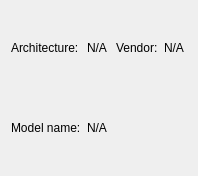
<?xml version="1.0" encoding="UTF-8"?>
<ui version="4.0">
 <class>Elpida::Application::CpuInfoView</class>
 <widget class="QWidget" name="Elpida::Application::CpuInfoView">
  <property name="geometry">
   <rect>
    <x>0</x>
    <y>0</y>
    <width>198</width>
    <height>176</height>
   </rect>
  </property>
  <property name="windowTitle">
   <string>Form</string>
  </property>
  <layout class="QGridLayout" name="gridLayout">
   <item row="0" column="2">
    <widget class="QLabel" name="lblVendor">
     <property name="text">
      <string>Vendor:</string>
     </property>
    </widget>
   </item>
   <item row="0" column="1">
    <widget class="QLabel" name="lblArchitectureValue">
     <property name="text">
      <string>N/A</string>
     </property>
    </widget>
   </item>
   <item row="1" column="1" colspan="3">
    <widget class="QLabel" name="lblModelNameValue">
     <property name="text">
      <string>N/A</string>
     </property>
    </widget>
   </item>
   <item row="0" column="3">
    <widget class="QLabel" name="lblVendorValue">
     <property name="text">
      <string>N/A</string>
     </property>
    </widget>
   </item>
   <item row="1" column="0">
    <widget class="QLabel" name="lblModelName">
     <property name="text">
      <string>Model name:</string>
     </property>
    </widget>
   </item>
   <item row="0" column="0">
    <widget class="QLabel" name="lblArchitecture">
     <property name="text">
      <string>Architecture:</string>
     </property>
    </widget>
   </item>
  </layout>
 </widget>
 <resources/>
 <connections/>
</ui>
